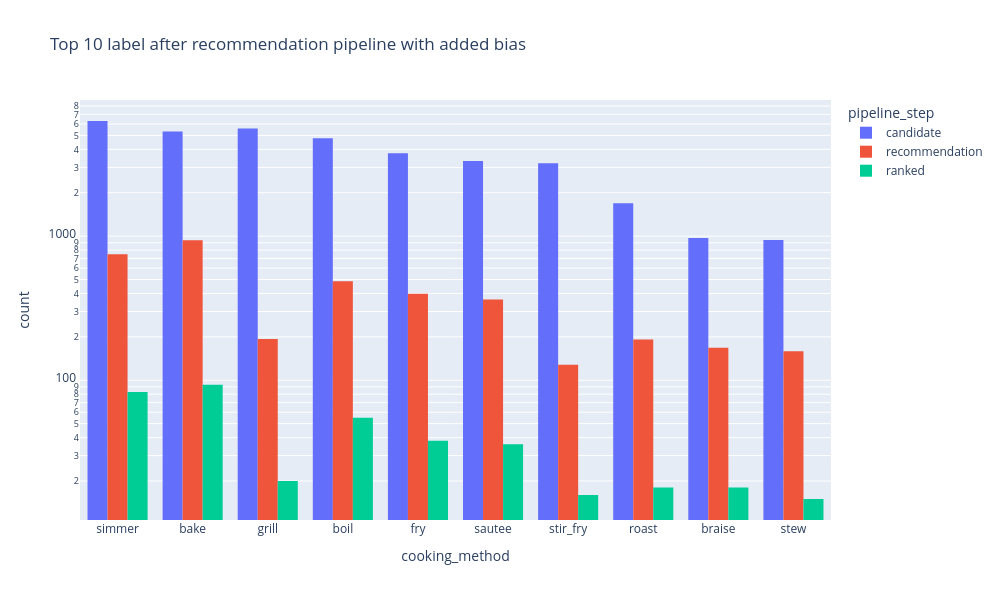

Notebook source saved alongside this figure:
### Code cell
fig = px.histogram(
    keep_n_labels(add_bias_df,'cooking_method',True,10), 
    x="cooking_method",
    color='pipeline_step', barmode='group',log_y=True,
    height=600,
    width=1000,
    title='Top 10 label after recommendation pipeline with added bias')
fig.update_xaxes(categoryorder='total descending').show()

### Figure 1 — Plotly figure (JSON) as saved in the notebook; plotly's stock layout.template omitted (floating-point values rounded to 4 significant figures; data arrays with more than 128 entries replaced by an {"elided": "..."} marker saying what was removed)
{"data": [{"alignmentgroup": "True", "bingroup": "x", "hovertemplate": "pipeline_step=candidate<br>cooking_method=%{x}<br>count=%{y}<extra></extra>", "legendgroup": "candidate", "marker": {"color": "#636efa", "pattern": {"shape": ""}}, "name": "candidate", "offsetgroup": "candidate", "orientation": "v", "showlegend": true, "type": "histogram", "x": {"elided": "35868 str values"}, "xaxis": "x", "yaxis": "y"}, {"alignmentgroup": "True", "bingroup": "x", "hovertemplate": "pipeline_step=recommendation<br>cooking_method=%{x}<br>count=%{y}<extra></extra>", "legendgroup": "recommendation", "marker": {"color": "#EF553B", "pattern": {"shape": ""}}, "name": "recommendation", "offsetgroup": "recommendation", "orientation": "v", "showlegend": true, "type": "histogram", "x": {"elided": "3774 str values"}, "xaxis": "x", "yaxis": "y"}, {"alignmentgroup": "True", "bingroup": "x", "hovertemplate": "pipeline_step=ranked<br>cooking_method=%{x}<br>count=%{y}<extra></extra>", "legendgroup": "ranked", "marker": {"color": "#00cc96", "pattern": {"shape": ""}}, "name": "ranked", "offsetgroup": "ranked", "orientation": "v", "showlegend": true, "type": "histogram", "x": {"elided": "392 str values"}, "xaxis": "x", "yaxis": "y"}], "layout": {"barmode": "group", "height": 600, "legend": {"title": {"text": "pipeline_step"}, "tracegroupgap": 0}, "title": {"text": "Top 10 label after recommendation pipeline with added bias"}, "width": 1000, "xaxis": {"anchor": "y", "categoryorder": "total descending", "domain": [0, 1], "title": {"text": "cooking_method"}}, "yaxis": {"anchor": "x", "domain": [0, 1], "title": {"text": "count"}, "type": "log"}}}
